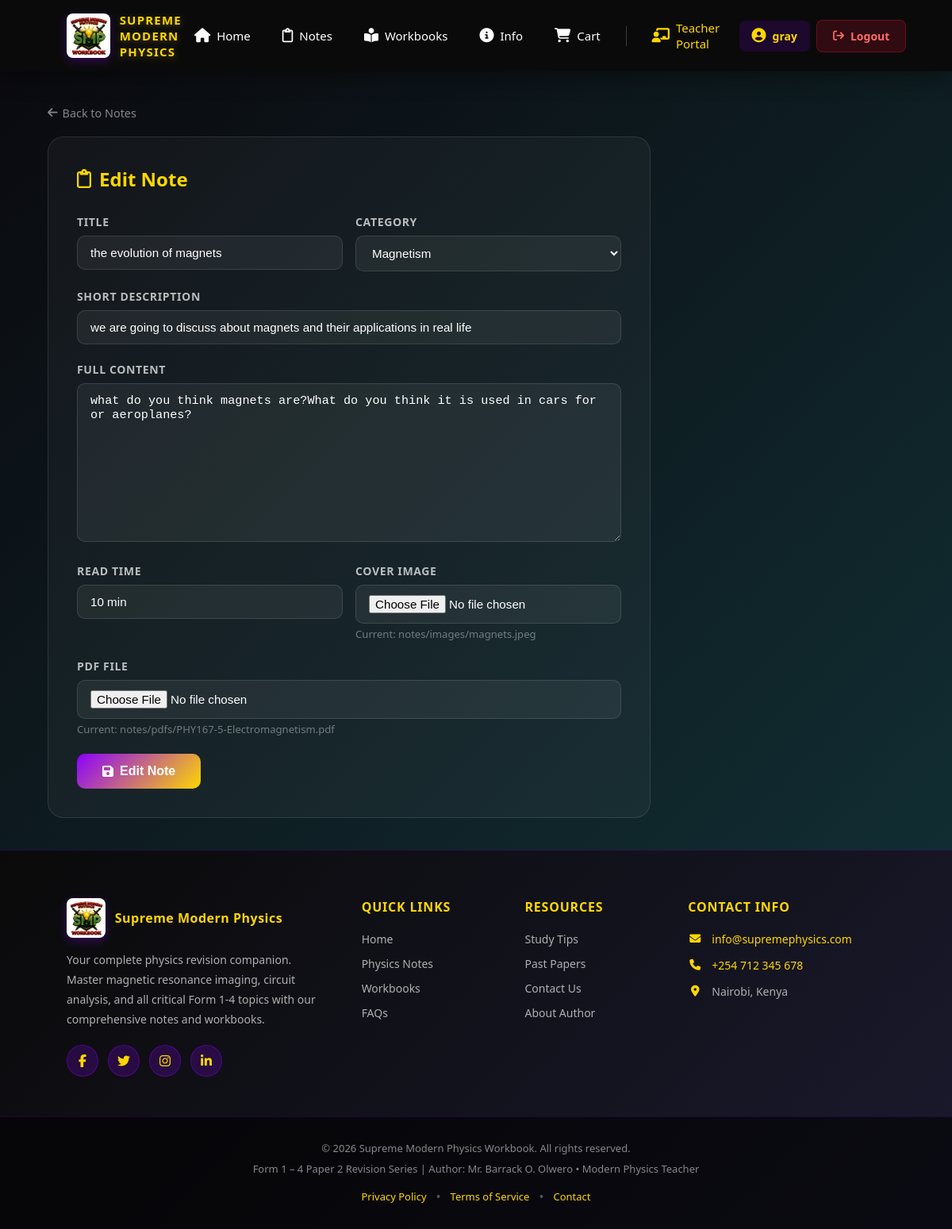
/teacher/notes/edit/1/ (signed in), run on the app's committed database.
### notes/models.py (models this page shows, shortened)
class Note(models.Model):
    title = models.CharField(max_length=200)
    category = models.ForeignKey(Category, on_delete=models.CASCADE, related_name="notes")
    description = models.TextField(blank=True)
    content = models.TextField(blank=True)           # Full note content
    pdf_file = models.FileField(upload_to='notes/pdfs/', blank=True, null=True)
    image = models.ImageField(upload_to='notes/images/', blank=True, null=True)
    read_time = models.CharField(max_length=20, default="10 min")
    created_at = models.DateTimeField(auto_now_add=True)
    updated_at = models.DateTimeField(auto_now=True)
    class Meta:
        ordering = ['-created_at']

class Category(models.Model):
    name = models.CharField(max_length=100, unique=True)
    slug = models.SlugField(unique=True, blank=True)
    class Meta:
        verbose_name_plural = "Categories"

### teacher/views.py (the view, shortened to what this page needs)
# urls.py: path('notes/edit/<int:pk>/', views.edit_note, name='edit_note'),
@login_required(login_url='accounts:login')
@user_passes_test(is_teacher_or_admin, login_url='accounts:login')
def edit_note(request, pk):
    note = get_object_or_404(Note, pk=pk)
    categories = Category.objects.all()
    return render(request, 'teacher/note_form.html', {'action': 'Edit', 'note': note, 'categories': categories})

### teacher/views.py (called while the page is built)
def is_teacher_or_admin(user):
    return user.is_authenticated and user.is_superuser

### teacher/templates/teacher/note_form.html (shortened to what this page needs)
{% extends 'base.html' %}
{% load static %}
{% block content %}
<div class="portal-page">
    <a href="{% url 'teacher:manage_notes' %}" class="portal-back"><i class="fas fa-arrow-left"></i> Back to Notes</a>
    <div class="form-card">
        <h2><i class="fa-regular fa-clipboard"></i> {{ action }} Note</h2>
        <form method="post" enctype="multipart/form-data">
            <div class="form-row">
                <div class="form-group">
                    <label for="title">Title</label>
                    <input id="title" name="title" type="text" class="form-control" value="{{ note.title|default:'' }}" placeholder="e.g. Magnetic Resonance Imaging" required>
                </div>
                <div class="form-group">
                    <label for="category">Category</label>
                    <select id="category" name="category" class="form-control" required>
                        {% for cat in categories %}
                        <option value="{{ cat.pk }}" {% if note and note.category_id == cat.pk %}selected{% endif %}>{{ cat.name }}</option>
                        {% endfor %}
                    </select>
                </div>
            </div>
            <div class="form-group">
                <label for="description">Short Description</label>
                <input id="description" name="description" type="text" class="form-control" value="{{ note.description|default:'' }}" placeholder="Brief summary shown in card">
            </div>
            <div class="form-group">
                <label for="content">Full Content</label>
                <textarea id="content" name="content" class="form-control" style="min-height:200px;">{{ note.content|default:'' }}</textarea>
            </div>
            <div class="form-row">
                <div class="form-group">
                    <label for="read_time">Read Time</label>
                    <input id="read_time" name="read_time" type="text" class="form-control" value="{{ note.read_time|default:'10 min' }}" placeholder="e.g. 15 min">
                </div>
                <div class="form-group">
                    <label for="image">Cover Image</label>
                    <input id="image" name="image" type="file" class="form-control" accept="image/*">
                    {% if note.image %}<div class="current-file">Current: {{ note.image.name }}</div>{% endif %}
                </div>
            </div>
            <div class="form-group">
                <label for="pdf_file">PDF File</label>
                <input id="pdf_file" name="pdf_file" type="file" class="form-control" accept=".pdf">
                {% if note.pdf_file %}<div class="current-file">Current: {{ note.pdf_file.name }}</div>{% endif %}
            </div>
            <button type="submit" class="submit-btn"><i class="fas fa-save"></i> {{ action }} Note</button>
        </form>
    </div>
</div>
{% endblock %}

### templates/base.html (shortened to what this page needs)
{% load static %}
<!DOCTYPE html>
<html lang="en">
<head>
    <link rel="stylesheet" href="{% static 'css/style.css' %}">
    <link rel="stylesheet" href="https://cdnjs.cloudflare.com/ajax/libs/font-awesome/6.5.0/css/all.min.css"/>
</head>
<body>
    {% if request.resolver_match.url_name != 'login' and request.resolver_match.url_name != 'signup' %}
    <header>
        <div class="navbar-container">
            <div class="logo">
                <img src="{% static 'images/supreme.jpeg' %}" alt="SMP Logo" class="logo-img">
                <div class="logo-text">SUPREME MODERN PHYSICS</div>
            </div>
            <nav class="navbar-menu">
                <a href="{% url 'dashboard:home' %}" class="nav-link"><i class="fa-solid fa-house"></i><span>Home</span></a>
                <a href="{% url 'notes:index' %}" class="nav-link"><i class="fa-regular fa-clipboard"></i><span>Notes</span></a>
                <a href="{% url 'resources:list' %}" class="nav-link"><i class="fa-solid fa-book-open-reader"></i><span>Workbooks</span></a>
                <a href="{% url 'dashboard:info' %}" class="nav-link"><i class="fa-solid fa-circle-info"></i><span>Info</span></a>
                <a href="{% url 'cart:view_cart' %}" class="nav-link"><i class="fa-solid fa-shopping-cart"></i><span>Cart</span></a>
                {% if user.is_authenticated %}
                    {% if user.is_superuser %}
                        <a href="{% url 'teacher:dashboard' %}" class="nav-link" style="color:#ffd700;"><i class="fas fa-chalkboard-teacher"></i><span>Teacher Portal</span></a>
                    {% endif %}
                    <span class="greeting"><i class="fas fa-user-circle"></i> {{ user.username }}</span>
                    <a href="{% url 'accounts:logout' %}" class="logout-btn"><i class="fa-solid fa-arrow-right-from-bracket"></i><span>Logout</span></a>
                {% else %}
                    <a href="{% url 'accounts:login' %}" class="login-btn"><i class="fa-solid fa-sign-in-alt"></i><span>Login</span></a>
                {% endif %}
            </nav>
        </div>
    </header>
    {% endif %}
    <main>
        {% block content %}{% endblock %}
    </main>
    <footer>
        <div class="footer-container">
            <div class="footer-section footer-about">
                <div class="footer-logo">
                    <img src="{% static 'images/supreme.jpeg' %}" alt="SMP Logo" class="footer-logo-img">
                    <h3>Supreme Modern Physics</h3>
                </div>
                <p>Your complete physics revision companion. Master magnetic resonance imaging, circuit analysis, and all critical Form 1-4 topics with our comprehensive notes and workbooks.</p>
                <div class="social-links">
                    <a href="#" title="Facebook" class="social-link"><i class="fab fa-facebook-f"></i></a>
                    <a href="#" title="Twitter" class="social-link"><i class="fab fa-twitter"></i></a>
                    <a href="#" title="Instagram" class="social-link"><i class="fab fa-instagram"></i></a>
                    <a href="#" title="LinkedIn" class="social-link"><i class="fab fa-linkedin-in"></i></a>
                </div>
            </div>
            <div class="footer-section footer-links">
                <h4>Quick Links</h4>
                <ul>
                    <li><a href="{% url 'dashboard:home' %}">Home</a></li>
                    <li><a href="{% url 'notes:index' %}">Physics Notes</a></li>
                    <li><a href="{% url 'resources:list' %}">Workbooks</a></li>
                    <li><a href="#">FAQs</a></li>
                </ul>
            </div>
            <div class="footer-section footer-links">
                <h4>Resources</h4>
                <ul>
                    <li><a href="#">Study Tips</a></li>
                    <li><a href="#">Past Papers</a></li>
                    <li><a href="#">Contact Us</a></li>
                    <li><a href="#">About Author</a></li>
                </ul>
            </div>
            <div class="footer-section footer-contact">
                <h4>Contact Info</h4>
                <p><i class="fas fa-envelope"></i> <a href="mailto:info@supremephysics.com">info@supremephysics.com</a></p>
                <p><i class="fas fa-phone"></i> <a href="tel:+254712345678">+254 712 345 678</a></p>
                <p><i class="fas fa-map-marker-alt"></i> Nairobi, Kenya</p>
            </div>
        </div>
        <div class="footer-bottom">
            <div class="footer-bottom-content">
                <p>&copy; 2026 Supreme Modern Physics Workbook. All rights reserved.</p>
                <p>Form 1 – 4 Paper 2 Revision Series | Author: Mr. Barrack O. Olwero • Modern Physics Teacher</p>
            </div>
            <div class="footer-bottom-links">
                <a href="#">Privacy Policy</a>
                <span class="divider">•</span>
                <a href="#">Terms of Service</a>
                <span class="divider">•</span>
                <a href="#">Contact</a>
            </div>
        </div>
    </footer>
</body>
</html>

### static/css/style.css (style rules this page uses)
* { margin: 0; padding: 0; box-sizing: border-box; }
body { font-family: 'Segoe UI', Tahoma, Geneva, Verdana, sans-serif; }
header { background: rgba(0, 0, 0, 0.96); backdrop-filter: blur(16px); padding: 15px 7%; position: sticky; top: 0; z-index: 1000; box-shadow: 0 6px 30px rgba(0,0,0,0.4); }
.navbar-container { display: flex; align-items: center; justify-content: space-between; max-width: 1400px; margin: 0 auto; }
.logo { display: flex; align-items: center; gap: 12px; text-decoration: none; color: white; transition: all 0.3s ease; }
.logo-img { height: 56px; width: auto; border-radius: 8px; box-shadow: 0 4px 12px rgba(139, 0, 255, 0.3); }
.logo-text { font-size: 15px; font-weight: 700; letter-spacing: 1.2px; color: #ffd700; text-shadow: 0 2px 8px rgba(255, 215, 0, 0.3); }
.navbar-menu { display: flex; align-items: center; gap: 8px; }
.nav-link { color: white; text-decoration: none; font-weight: 500; font-size: 15px; padding: 10px 16px; border-radius: 8px; transition: all 0.3s ease; display: flex; align-items: center; gap: 8px; position: relative; }
.nav-link i { font-size: 18px; }
.nav-link span { display: inline-block; }
.greeting { color: #ffd700; font-weight: 600; padding: 10px 16px; border-radius: 8px; background: rgba(139, 0, 255, 0.15); display: flex; align-items: center; gap: 8px; font-size: 14px; }
.greeting i { font-size: 18px; }
.logout-btn, .login-btn { padding: 10px 20px; border-radius: 8px; font-weight: 600; text-decoration: none; font-size: 14px; transition: all 0.3s ease; display: flex; align-items: center; gap: 8px; white-space: nowrap; }
.logout-btn { background: rgba(200, 16, 46, 0.2); color: #ff6b6b; border: 1px solid rgba(200, 16, 46, 0.4); }
footer { background: linear-gradient(135deg, #0a0a0a 0%, #1a1a2e 100%); color: #e0e0e0; padding-top: 60px; border-top: 1px solid rgba(139, 0, 255, 0.2); }
.footer-container { max-width: 1400px; margin: 0 auto; padding: 0 7%; display: grid; grid-template-columns: 2fr 1fr 1fr 1.5fr; gap: 40px; margin-bottom: 50px; }
.footer-section h4 { font-size: 16px; font-weight: 700; color: #ffd700; margin-bottom: 20px; text-transform: uppercase; letter-spacing: 0.8px; }
.footer-about p { font-size: 14px; line-height: 1.8; color: #b0b0b0; margin-bottom: 20px; }
.footer-logo { display: flex; align-items: center; gap: 12px; margin-bottom: 15px; }
.footer-logo-img { height: 50px; width: auto; border-radius: 8px; box-shadow: 0 4px 12px rgba(139, 0, 255, 0.3); }
.footer-logo h3 { font-size: 16px; color: #ffd700; font-weight: 700; letter-spacing: 0.5px; }
.social-links { display: flex; gap: 12px; margin-top: 20px; }
.social-link { display: inline-flex; align-items: center; justify-content: center; width: 40px; height: 40px; background: rgba(139, 0, 255, 0.2); border: 1px solid rgba(139, 0, 255, 0.4); border-radius: 50%; color: #ffd700; text-decoration: none; transition: all 0.3s ease; font-size: 16px; }
.footer-links ul { list-style: none; }
.footer-links li { margin-bottom: 12px; }
.footer-links a { color: #b0b0b0; text-decoration: none; font-size: 14px; transition: all 0.3s ease; display: flex; align-items: center; }
.footer-contact p { font-size: 14px; margin-bottom: 14px; color: #b0b0b0; display: flex; align-items: center; gap: 12px; }
.footer-contact i { color: #ffd700; width: 18px; text-align: center; }
.footer-contact a { color: #ffd700; text-decoration: none; transition: all 0.3s ease; }
.footer-bottom { background: rgba(0, 0, 0, 0.6); border-top: 1px solid rgba(139, 0, 255, 0.2); padding: 30px 7%; }
.footer-bottom-content { max-width: 1400px; margin: 0 auto; text-align: center; margin-bottom: 15px; }
.footer-bottom-content p { font-size: 13px; color: #888; margin-bottom: 8px; }
.footer-bottom-links { display: flex; justify-content: center; align-items: center; gap: 0; max-width: 1400px; margin: 0 auto; }
.footer-bottom-links a { color: #ffd700; text-decoration: none; font-size: 13px; padding: 0 12px; transition: all 0.3s ease; }
.footer-bottom-links .divider { color: #555; }
:root { --gold: #ffd700; --purple: #8b00ff; --dark-bg: #0a0a0f; --glass: rgba(255, 255, 255, 0.05); --glass-border: rgba(255, 255, 255, 0.1); }

### data on the page
Note: title "the evolution of magnets", category "Magnetism", description "we are going to discuss about magnets and their applications in real life", content "what do you think magnets are?What do you think it is used in cars for or aeroplanes?", read_time "10 min", image.name "notes/images/magnets.jpeg", pdf_file.name "notes/pdfs/PHY167-5-Electromagnetism.pdf"

### other printed values
{{ user.username }} "gray"
{{ action }} "Edit"
